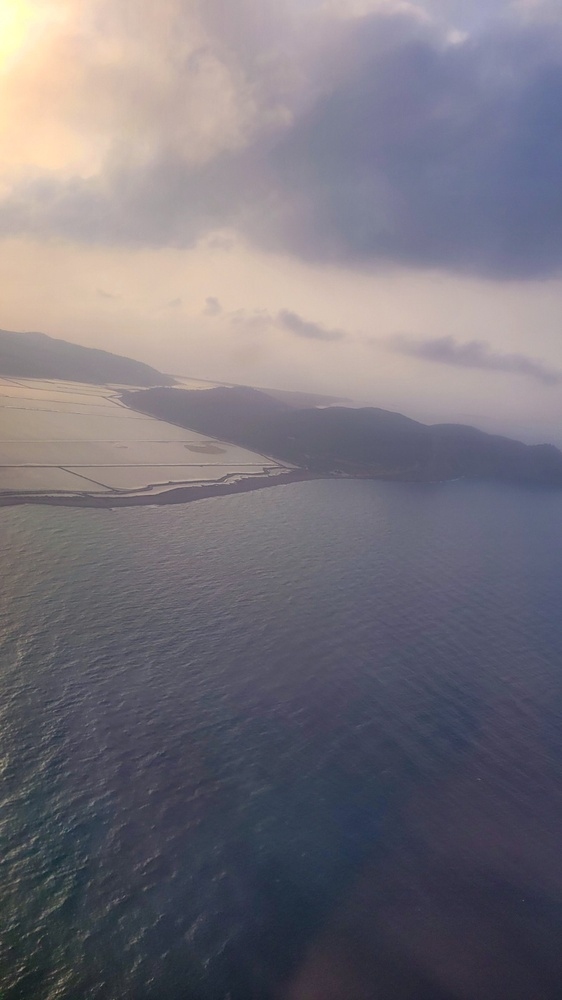
#> input picture poza_ex2.jpg, 562 x 1000 px, shrunk from 900 x 1600 before the run
$ python -i dehaze_morphology.py   (imports and definitions only)
#> lines starting #> are read from the running program, lines starting #| are printed output that depends on the picture
#  Implementarea algoritmului de dehazing si functiile de afisare

import cv2
import numpy as np
import matplotlib.pyplot as plt


def dehaze_with_morphology(img_path, kernel_size=15, omega=0.95, t_min=0.85):
    """
    Aplica algoritmul de dehazing pe o imagine.

    Parametri:
        img_path   : calea catre imagine (string)
        kernel_size: dimensiunea elementului structurant (impar)
        omega      : parametru (0-1) care controleaza cat de agresiv se scoate ceata
        t_min      : transmisia minima (0-1), previne intunecarea excesiva

    Returneaza:
        ImgRGB         - imaginea originala, in format RGB
        ImgGray        - imaginea originala, in tonuri de gri
        dark_channel   - canalul intunecat (Dark Channel Prior)
        t1             - harta de transmisie initiala
        t_refined      - harta de transmisie rafinata morfologic
        J_restored_rgb - imaginea restaurata, fara ceata (RGB)
    """
#> called with img_path = 'poza_ex2.jpg', kernel_size = 15, omega = 0.95, t_min = 0.85

    # 1. Citirea imaginii de pe disc (OpenCV o incarca in BGR)
    ImgIn = cv2.imread(img_path)
#> ImgIn is the input picture: shape (1000, 562, 3); mean B, G, R 123.7, 115.4, 119.7
    if ImgIn is None:
        raise FileNotFoundError(f"Imaginea nu a fost gasita la calea: {img_path}")

    # 2. Conversii de baza
    ImgRGB = cv2.cvtColor(ImgIn, cv2.COLOR_BGR2RGB)      # pentru afisare corecta
    ImgGray = cv2.cvtColor(ImgIn, cv2.COLOR_BGR2GRAY)    # imagine pe un singur canal
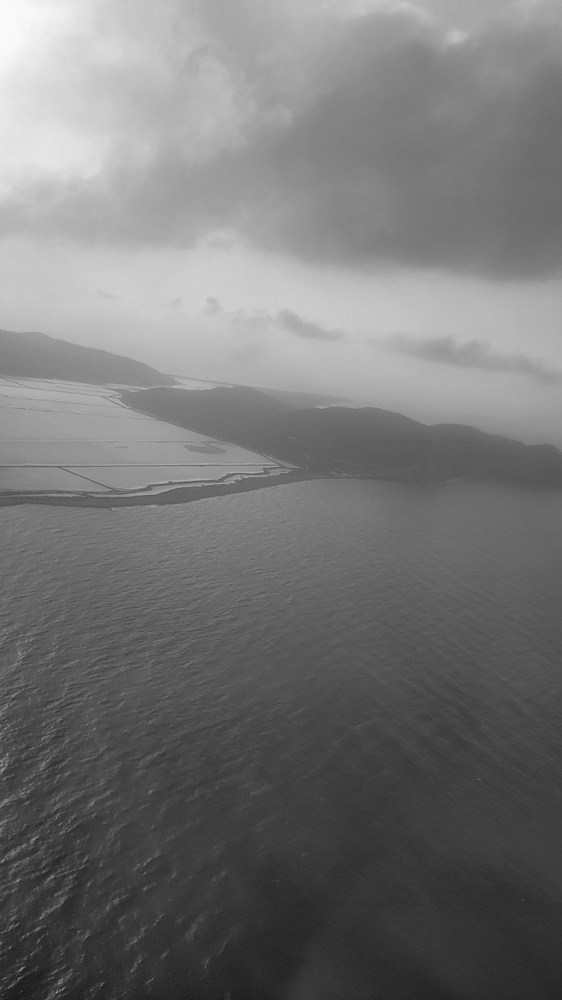
#> ImgGray: shape (1000, 562); min 21, max 251, mean 117.6
    ImgFloat = ImgIn.astype(np.float64) / 255.0          # 0–255 -> 0–1 (double)

    # 3. Elementul structurant folosit in operatiile morfologice
    kernel_morph = cv2.getStructuringElement(
        cv2.MORPH_RECT,
        (kernel_size, kernel_size)
    )

    # Pasul 1 – Canalul intunecat (Dark Channel Prior - DCP)
    # luam minimul pe cele 3 canale pentru fiecare pixel
    min_channel = np.min(ImgFloat, axis=2)
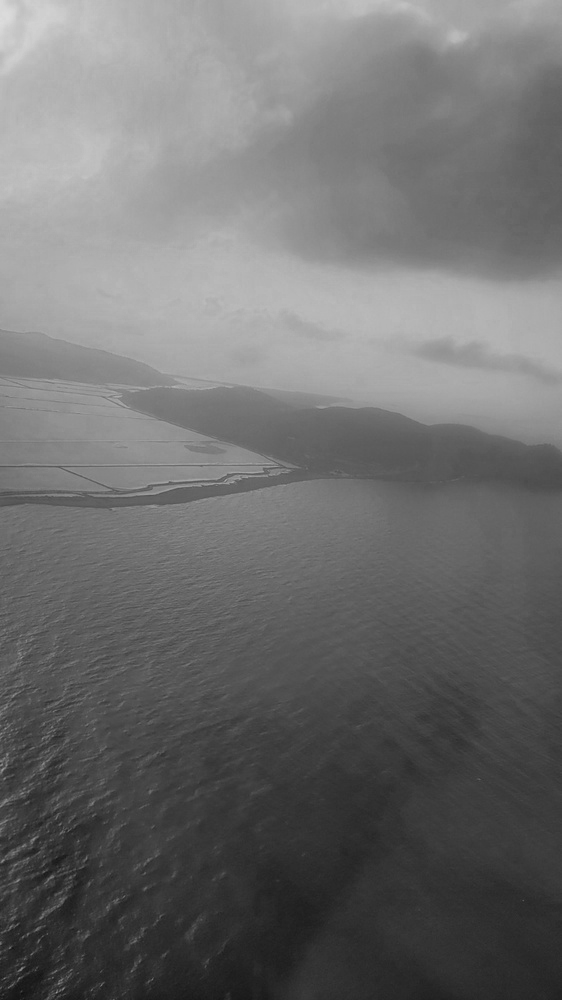
#> min_channel: shape (1000, 562) float64; min 0.0588, max 0.867, mean 0.433
    # aplicam o eroziune (minim local intr-o fereastra kernel_size x kernel_size)
    dark_channel = cv2.erode(min_channel, kernel_morph)
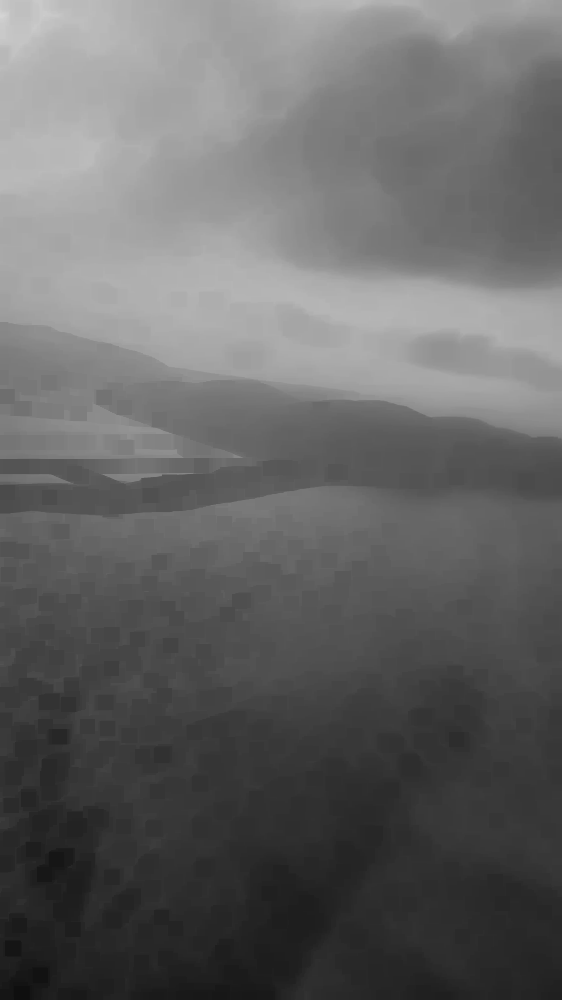
#> dark_channel: shape (1000, 562) float64; min 0.0588, max 0.835, mean 0.399

    # Pasul 2 – Estimarea luminii atmosferice A
    num_pixels = dark_channel.size
#> num_pixels = 562000
    # consideram cei mai luminosi 0.1% pixeli din canalul intunecat
    num_brightest = int(max(num_pixels * 0.001, 1))
#> num_brightest = 562

    flat_dc = dark_channel.ravel()
    # sortam valorile si luam indicii celor mai mari valori
    indices = np.argsort(flat_dc)[-num_brightest:]
#> indices = 562 values, max 23043 at index 8, min 0 at index 261, mean 10163.7

    flat_img = ImgFloat.reshape(-1, 3)
    candidate_pixels = flat_img[indices]
#> candidate_pixels = 562 rows, first 8: [0.843, 1, 0.996], [0.816, 0.933, 1], [0.804, 0.937, 1], [0.82, 0.961, 1], [0.812, 0.941, 1], [0.804, 1, 1], [0.804, 1, 1], [0.827, 1, 1]

    # calculam luminozitatea fiecarui pixel candidat (B+G+R)
    brightness = np.sum(candidate_pixels, axis=1)
#> brightness = 562 values, max 2.87 at index 439, min 2.71 at index 361, mean 2.8
    brightest_pixel_index = np.argmax(brightness)
#> brightest_pixel_index = 439
    # alegem pixelul cu luminozitate maxima ca estimare pentru A
    A = candidate_pixels[brightest_pixel_index]
#> A = [0.867, 1, 1]

    # Pasul 3 – Transmisia initiala t1
    # normalizam imaginea prin A (pe fiecare canal)
    normalized_img = ImgFloat / A
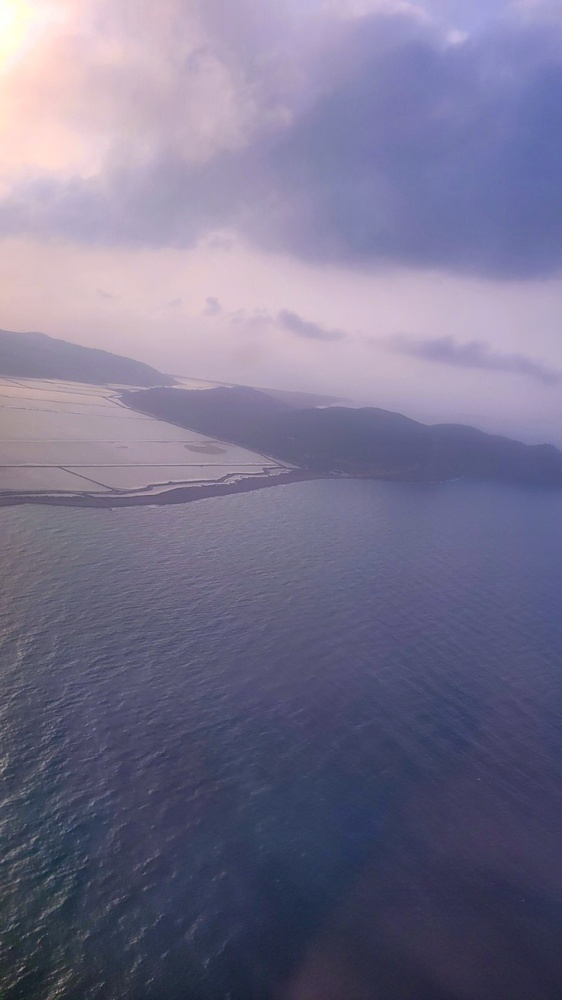
#> normalized_img: shape (1000, 562, 3) float64; mean B, G, R 0.56, 0.453, 0.469
    # luam minimul pe canale din imaginea normalizata
    min_channel_normalized = np.min(normalized_img, axis=2)
    # aplicam din nou eroziune pentru a obtine minimul local
    I_min = cv2.erode(min_channel_normalized, kernel_morph)
    # transmisia initiala conform formulei din articol
    t1 = 1.0 - (omega * I_min)
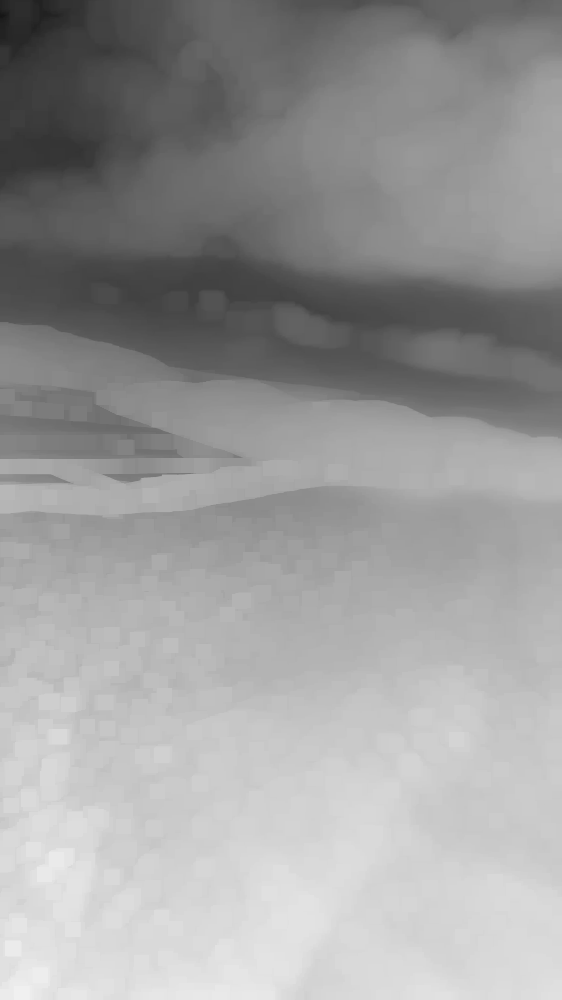
#> t1: shape (1000, 562) float64; min 0.0844, max 0.944, mean 0.611

    # Pasul 4 – Rafinarea transmisiei (morfologic)
    # Closing: umple gauri mici intunecate din harta de transmisie
    t2 = cv2.morphologyEx(t1, cv2.MORPH_CLOSE, kernel_morph)
    # Opening: elimina pete albe izolate
    t_refined = cv2.morphologyEx(t2, cv2.MORPH_OPEN, kernel_morph)
    # impunem un prag minim pentru a evita valori prea mici (care ar intuneca imaginea)
    t_refined = np.maximum(t_refined, t_min)
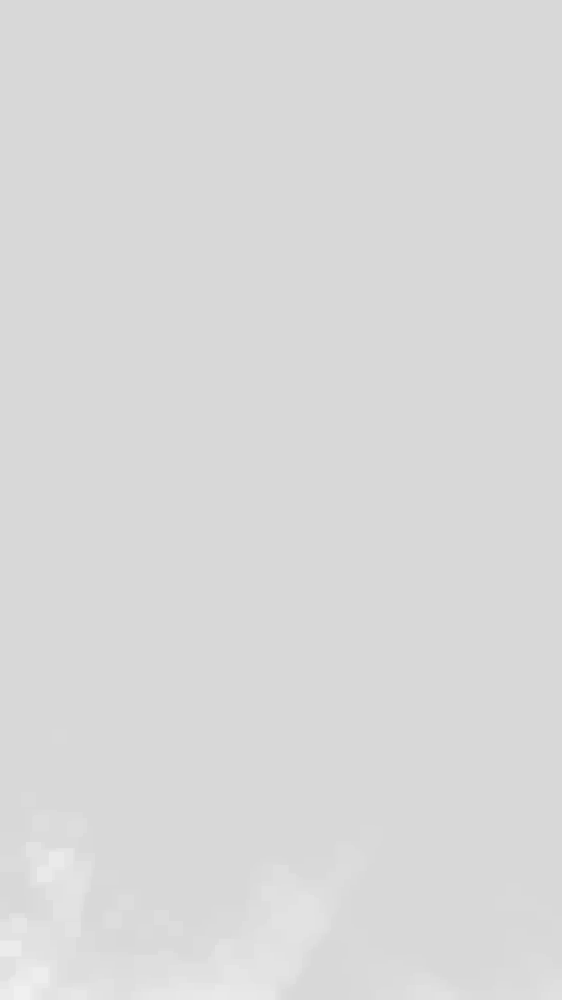
#> t_refined: shape (1000, 562) float64; min 0.85, max 0.944, mean 0.852

    # Pasul 5 – Restaurarea imaginii J
    # extindem harta de transmisie de la 1 canal la 3 canale
    transmission_map_3d = np.stack([t_refined] * 3, axis=-1)
    # aplicam formula inversa a modelului de ceata
    J = (ImgFloat - A) / transmission_map_3d + A
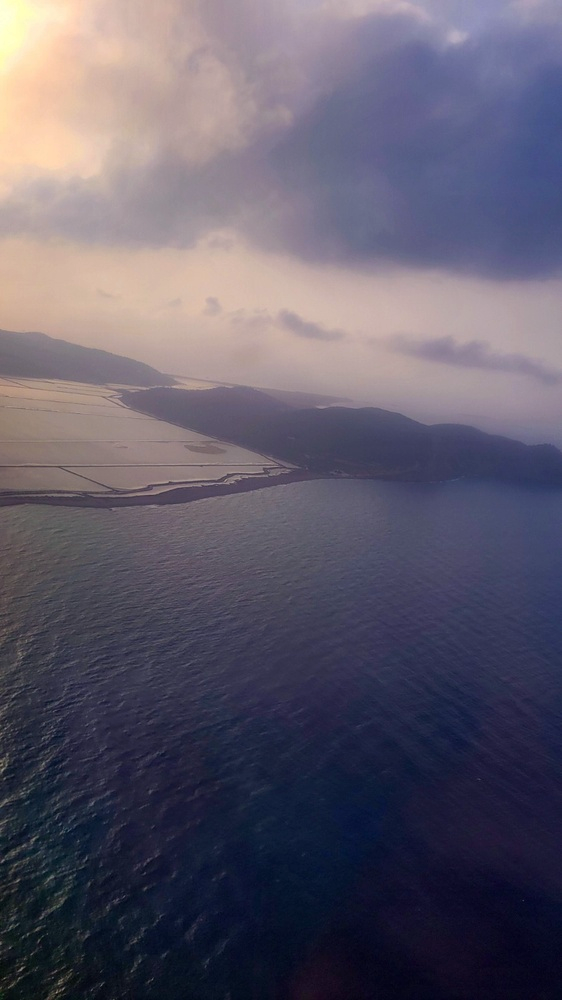
#> J: shape (1000, 562, 3) float64; mean B, G, R 0.42, 0.358, 0.378

    # convertim inapoi la intervalul 0–255 si la tip uint8
    J_restored = np.clip(J * 255, 0, 255).astype(np.uint8)
    # convertim BGR -> RGB pentru afisare
    J_restored_rgb = cv2.cvtColor(J_restored, cv2.COLOR_BGR2RGB)

    return ImgRGB, ImgGray, dark_channel, t1, t_refined, J_restored_rgb


# Functii de vizualizare (folosite de GUI)

# [87 lines left out: functions plot_morph_ops, plot_gray_hist, plot_dehaze_results, not called in this run]

>>> result = dehaze_with_morphology('poza_ex2.jpg')
#> result = 6 items

$ run again, on poza_ex3.jpg
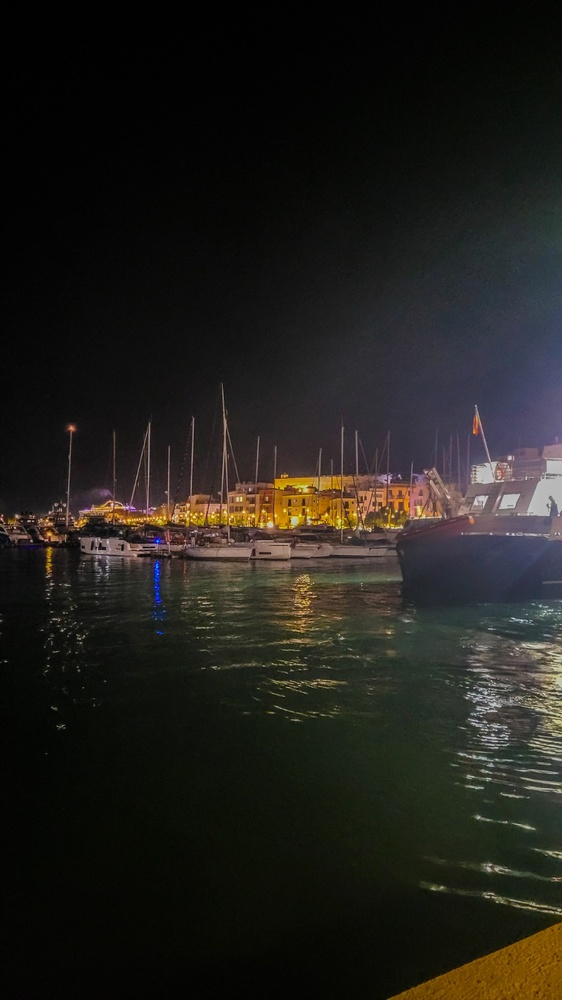
#> input picture poza_ex3.jpg, 562 x 1000 px, shrunk from 900 x 1600 before the run
#> in dehaze_with_morphology, ImgIn is the input picture: shape (1000, 562, 3); mean B, G, R 27.1, 31.6, 33.3
#> in dehaze_with_morphology, `dark_channel = cv2.erode(min_channel, kernel_morph)`:
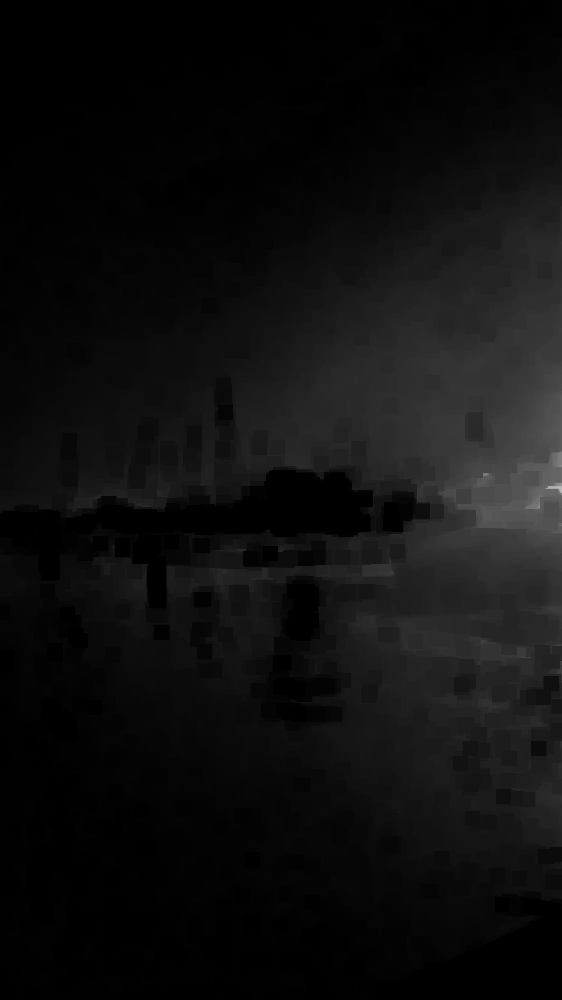
#> dark_channel: shape (1000, 562) float64; min 0, max 0.718, mean 0.0573
#> indices = 562 values, max 295611 at index 253, min 254023 at index 137, mean 272540.8
#> candidate_pixels = 562 rows, first 8: [0.729, 0.733, 0.725], [0.725, 0.725, 0.725], [0.714, 0.714, 0.714], [0.722, 0.722, 0.722], [0.722, 0.722, 0.722], [0.729, 0.729, 0.729], [0.714, 0.714, 0.714], [0.737, 0.737, 0.737]
#> brightness = 562 values, max 2.34 at index 336, min 1.47 at index 246, mean 2.1
#> brightest_pixel_index = 336
#> A = [0.78, 0.776, 0.784]
#> in dehaze_with_morphology, `J = (ImgFloat - A) / transmission_map_3d + A`:
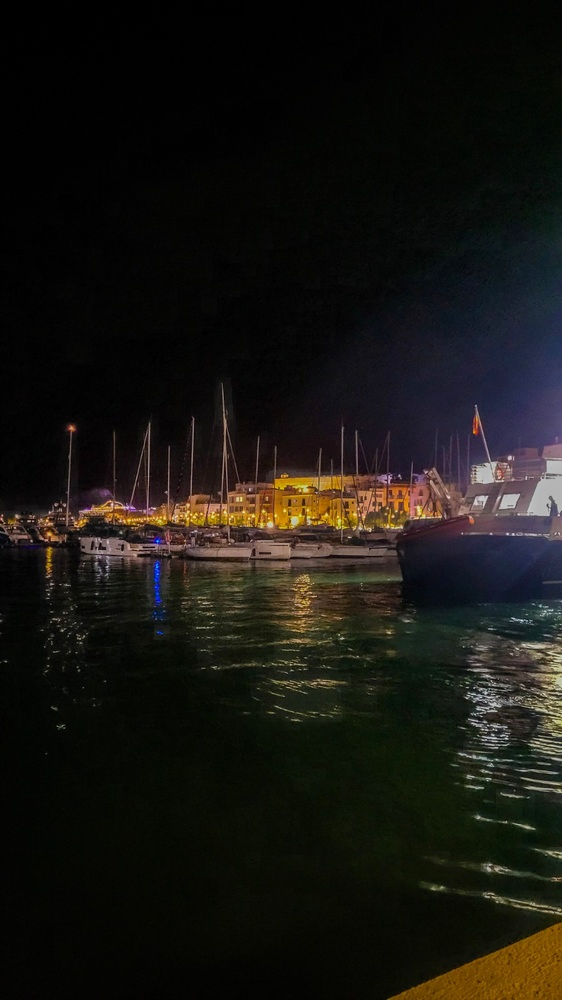
#> J: shape (1000, 562, 3) float64; mean B, G, R 0.0701, 0.088, 0.0942; drawn with min black and max white
#> result = 6 items
